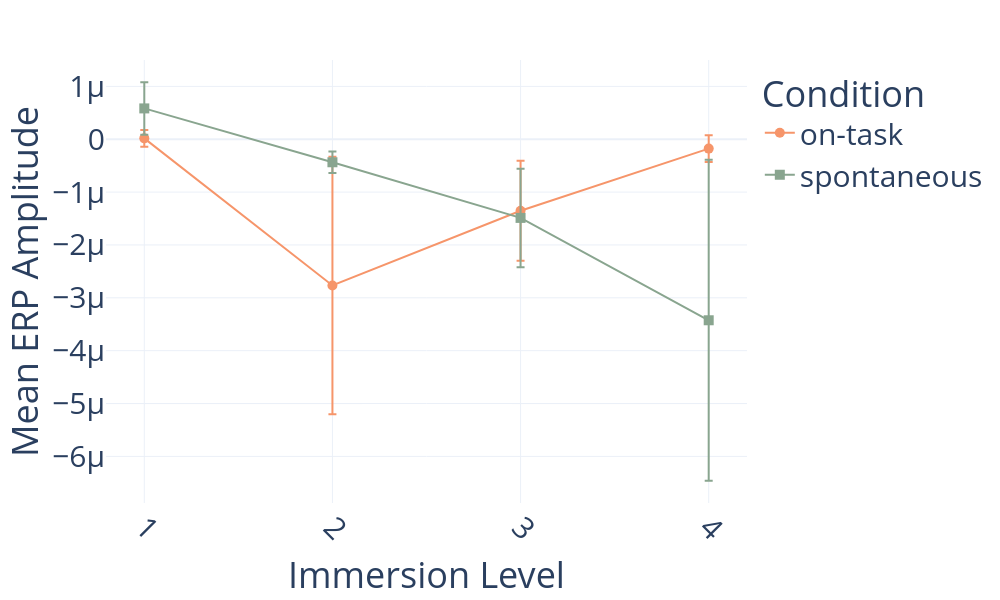

This figure's notebook cell:
### Code cell
# Group the data and calculate mean and standard error
grouped = dfp1.groupby(['immersion', 'condition']).agg(
    mean_amplitude=('mean_amplitude', 'mean'),
    sem=('mean_amplitude', 'sem')
).reset_index()

# Define marker symbols and colors
symbol_map = {'on-task': 'circle', 'spontaneous': 'square'}
color_map = {'on-task': '#F6956A', 'spontaneous': '#89A58F'}

# Create the plot
fig = px.line(
    grouped,
    x='immersion',
    y='mean_amplitude',
    color='condition',
    error_y='sem',
    symbol='condition',
    markers=True,
    color_discrete_map=color_map,
    symbol_map=symbol_map,
    labels={
        'immersion': 'Immersion Level',
        'mean_amplitude': 'Mean ERP Amplitude',
        'condition': 'Condition'
    },
    # title='Mean P1 Amplitude by Condition and Immersion Level'
)

# Adjust marker size and line width
fig.update_traces(marker=dict(size=10), line=dict(width=2))

# Update layout
fig.update_layout(
    width = 1000,
    height = 600,
    template = 'plotly_white',
    xaxis_title='Immersion Level',
    yaxis_title='Mean ERP Amplitude',
    legend_title='Condition',
    font=dict(size=30),
    xaxis=dict(
        categoryorder='array',
        categoryarray=['a little immersed', 'somewhat immersed', 'very immersed', 'completely immersed'],
        tickvals = (1,2,3, 4),
    )
)

# Rotate x-axis labels if necessary
fig.update_xaxes(tickangle=45)

# Show the plot
fig.show()

### Figure 1 — Plotly figure (JSON) as saved in the notebook; plotly's stock layout.template omitted (floating-point values rounded to 4 significant figures)
{"data": [{"error_y": {"array": [1.591e-07, 2.436e-06, 9.449e-07, 2.534e-07]}, "hovertemplate": "Condition=on-task<br>Immersion Level=%{x}<br>Mean ERP Amplitude=%{y}<extra></extra>", "legendgroup": "on-task", "line": {"color": "#F6956A", "dash": "solid", "width": 2}, "marker": {"size": 10, "symbol": "circle"}, "mode": "lines+markers", "name": "on-task", "orientation": "v", "showlegend": true, "type": "scatter", "x": [1, 2, 3, 4], "xaxis": "x", "y": [1.686e-08, -2.766e-06, -1.352e-06, -1.773e-07], "yaxis": "y"}, {"error_y": {"array": [4.968e-07, 2.042e-07, 9.318e-07, 3.038e-06]}, "hovertemplate": "Condition=spontaneous<br>Immersion Level=%{x}<br>Mean ERP Amplitude=%{y}<extra></extra>", "legendgroup": "spontaneous", "line": {"color": "#89A58F", "dash": "solid", "width": 2}, "marker": {"size": 10, "symbol": "square"}, "mode": "lines+markers", "name": "spontaneous", "orientation": "v", "showlegend": true, "type": "scatter", "x": [1, 2, 3, 4], "xaxis": "x", "y": [5.835e-07, -4.353e-07, -1.488e-06, -3.425e-06], "yaxis": "y"}], "layout": {"font": {"size": 30}, "height": 600, "legend": {"title": {"text": "Condition"}, "tracegroupgap": 0}, "margin": {"t": 60}, "width": 1000, "xaxis": {"anchor": "y", "categoryarray": ["a little immersed", "somewhat immersed", "very immersed", "completely immersed"], "categoryorder": "array", "domain": [0, 1], "tickangle": 45, "tickvals": [1, 2, 3, 4], "title": {"text": "Immersion Level"}}, "yaxis": {"anchor": "x", "domain": [0, 1], "title": {"text": "Mean ERP Amplitude"}}}}
